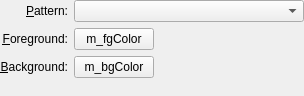
<?xml version="1.0" encoding="UTF-8"?>
<ui version="4.0">
 <class>PatternSettingsWidget</class>
 <widget class="QWidget" name="PatternSettingsWidget">
  <property name="geometry">
   <rect>
    <x>0</x>
    <y>0</y>
    <width>304</width>
    <height>96</height>
   </rect>
  </property>
  <layout class="QGridLayout" name="gridLayout_2">
   <property name="margin">
    <number>0</number>
   </property>
   <item row="0" column="0">
    <widget class="QLabel" name="label">
     <property name="text">
      <string>&amp;Pattern:</string>
     </property>
     <property name="alignment">
      <set>Qt::AlignRight|Qt::AlignTrailing|Qt::AlignVCenter</set>
     </property>
     <property name="buddy">
      <cstring>m_pattern</cstring>
     </property>
    </widget>
   </item>
   <item row="0" column="1">
    <widget class="KComboBox" name="m_pattern">
     <property name="sizePolicy">
      <sizepolicy hsizetype="MinimumExpanding" vsizetype="Fixed">
       <horstretch>0</horstretch>
       <verstretch>0</verstretch>
      </sizepolicy>
     </property>
    </widget>
   </item>
   <item row="1" column="0">
    <widget class="QLabel" name="label_2">
     <property name="text">
      <string>&amp;Foreground:</string>
     </property>
     <property name="alignment">
      <set>Qt::AlignRight|Qt::AlignTrailing|Qt::AlignVCenter</set>
     </property>
     <property name="buddy">
      <cstring>m_fgColor</cstring>
     </property>
    </widget>
   </item>
   <item row="1" column="1" rowspan="2">
    <layout class="QGridLayout" name="gridLayout">
     <item row="0" column="0">
      <widget class="KColorButton" name="m_fgColor">
       <property name="text">
        <string>m_fgColor</string>
       </property>
      </widget>
     </item>
     <item row="1" column="0">
      <widget class="KColorButton" name="m_bgColor">
       <property name="text">
        <string>m_bgColor</string>
       </property>
      </widget>
     </item>
     <item row="0" column="1">
      <spacer name="horizontalSpacer">
       <property name="orientation">
        <enum>Qt::Horizontal</enum>
       </property>
       <property name="sizeHint" stdset="0">
        <size>
         <width>40</width>
         <height>20</height>
        </size>
       </property>
      </spacer>
     </item>
    </layout>
   </item>
   <item row="2" column="0">
    <widget class="QLabel" name="label_3">
     <property name="text">
      <string>&amp;Background:</string>
     </property>
     <property name="alignment">
      <set>Qt::AlignRight|Qt::AlignTrailing|Qt::AlignVCenter</set>
     </property>
     <property name="buddy">
      <cstring>m_bgColor</cstring>
     </property>
    </widget>
   </item>
   <item row="3" column="1">
    <spacer name="verticalSpacer">
     <property name="orientation">
      <enum>Qt::Vertical</enum>
     </property>
     <property name="sizeHint" stdset="0">
      <size>
       <width>20</width>
       <height>40</height>
      </size>
     </property>
    </spacer>
   </item>
  </layout>
 </widget>
 <customwidgets>
  <customwidget>
   <class>KComboBox</class>
   <extends>QComboBox</extends>
   <header>kcombobox.h</header>
  </customwidget>
  <customwidget>
   <class>KColorButton</class>
   <extends>QPushButton</extends>
   <header>kcolorbutton.h</header>
  </customwidget>
 </customwidgets>
 <resources/>
 <connections/>
</ui>
